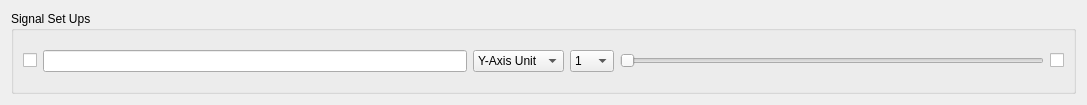
<?xml version="1.0" encoding="UTF-8"?>
<ui version="4.0">
 <class>Form</class>
 <widget class="QWidget" name="Form">
  <property name="geometry">
   <rect>
    <x>0</x>
    <y>0</y>
    <width>1087</width>
    <height>105</height>
   </rect>
  </property>
  <property name="windowTitle">
   <string>Form</string>
  </property>
  <layout class="QVBoxLayout" name="verticalLayout">
   <item>
    <widget class="QGroupBox" name="signal_setups_box">
     <property name="title">
      <string>Signal Set Ups</string>
     </property>
     <layout class="QHBoxLayout" name="horizontalLayout_2">
      <item>
       <widget class="QCheckBox" name="signal_check_box">
        <property name="text">
         <string/>
        </property>
       </widget>
      </item>
      <item>
       <widget class="QLineEdit" name="signal_line_edit"/>
      </item>
      <item>
       <widget class="QComboBox" name="signal_y_axis_assignment_combo_box">
        <property name="toolTip">
         <string>Y-Axis</string>
        </property>
        <item>
         <property name="text">
          <string>Y-Axis Unit</string>
         </property>
        </item>
       </widget>
      </item>
      <item>
       <widget class="QComboBox" name="time_plot_assignment">
        <property name="toolTip">
         <string>Time Plot</string>
        </property>
        <item>
         <property name="text">
          <string>1</string>
         </property>
        </item>
        <item>
         <property name="text">
          <string>2</string>
         </property>
        </item>
        <item>
         <property name="text">
          <string>3</string>
         </property>
        </item>
        <item>
         <property name="text">
          <string>4</string>
         </property>
        </item>
        <item>
         <property name="text">
          <string>5</string>
         </property>
        </item>
        <item>
         <property name="text">
          <string>6</string>
         </property>
        </item>
        <item>
         <property name="text">
          <string>7</string>
         </property>
        </item>
        <item>
         <property name="text">
          <string>8</string>
         </property>
        </item>
        <item>
         <property name="text">
          <string>9</string>
         </property>
        </item>
        <item>
         <property name="text">
          <string>10</string>
         </property>
        </item>
        <item>
         <property name="text">
          <string>11</string>
         </property>
        </item>
        <item>
         <property name="text">
          <string>12</string>
         </property>
        </item>
       </widget>
      </item>
      <item>
       <widget class="QSlider" name="color_slider">
        <property name="orientation">
         <enum>Qt::Horizontal</enum>
        </property>
       </widget>
      </item>
      <item>
       <widget class="QCheckBox" name="opacity_check_box">
        <property name="text">
         <string/>
        </property>
       </widget>
      </item>
     </layout>
    </widget>
   </item>
  </layout>
 </widget>
 <resources/>
 <connections/>
</ui>
